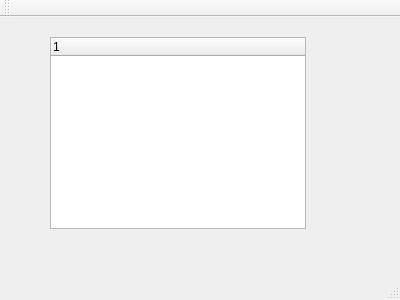
<?xml version="1.0" encoding="UTF-8"?>
<ui version="4.0">
 <class>top</class>
 <widget class="QMainWindow" name="top">
  <property name="geometry">
   <rect>
    <x>0</x>
    <y>0</y>
    <width>400</width>
    <height>300</height>
   </rect>
  </property>
  <property name="windowTitle">
   <string>top</string>
  </property>
  <widget class="QWidget" name="centralWidget">
   <widget class="QTreeWidget" name="treeWidget">
    <property name="geometry">
     <rect>
      <x>50</x>
      <y>20</y>
      <width>256</width>
      <height>192</height>
     </rect>
    </property>
    <property name="contextMenuPolicy">
     <enum>Qt::ActionsContextMenu</enum>
    </property>
    <column>
     <property name="text">
      <string notr="true">1</string>
     </property>
    </column>
   </widget>
  </widget>
  <widget class="QMenuBar" name="menuBar">
   <property name="geometry">
    <rect>
     <x>0</x>
     <y>0</y>
     <width>400</width>
     <height>21</height>
    </rect>
   </property>
  </widget>
  <widget class="QToolBar" name="mainToolBar">
   <attribute name="toolBarArea">
    <enum>TopToolBarArea</enum>
   </attribute>
   <attribute name="toolBarBreak">
    <bool>false</bool>
   </attribute>
  </widget>
  <widget class="QStatusBar" name="statusBar"/>
  <action name="actionContextMenutest">
   <property name="text">
    <string>ContextMenutest</string>
   </property>
  </action>
 </widget>
 <layoutdefault spacing="6" margin="11"/>
 <resources/>
 <connections/>
</ui>
